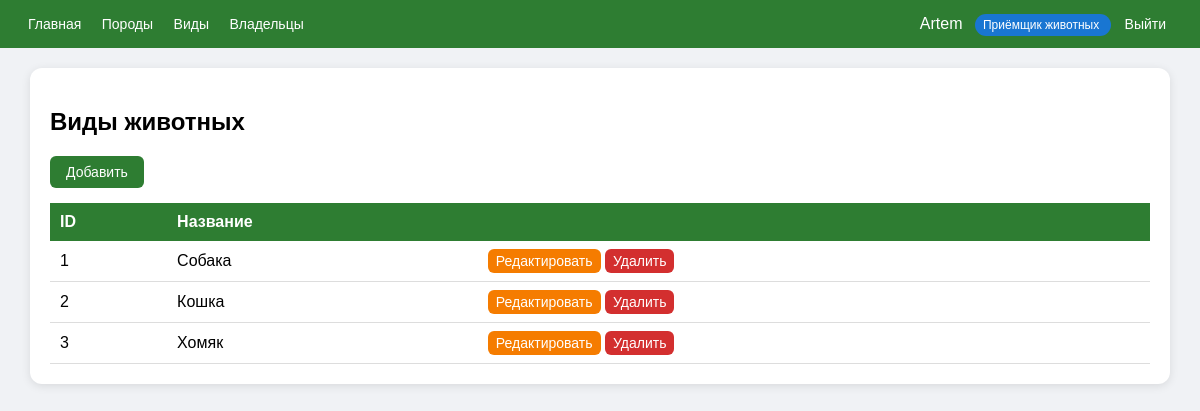
The app's page /species/ (signed in) with its own data.
### animals/models.py (models this page shows, shortened)
class UserProfile(models.Model):
    ROLE_CHOICES = [
        ('receiver', 'Приёмщик животных'),
        ('giver', 'Отдающий животных'),
    ]
    user = models.OneToOneField(
        User,
        on_delete=models.CASCADE,
        related_name='profile'
    )
    role = models.CharField(
        max_length=20,
        choices=ROLE_CHOICES,
        default='receiver',
        verbose_name="Роль"
    )
    phone = models.CharField(max_length=20, blank=True, verbose_name="Телефон")
    class Meta:
        verbose_name = "Профиль пользователя"
        verbose_name_plural = "Профили пользователей"

class Species(models.Model):
    name = models.CharField(max_length=100, verbose_name="Название вида")
    class Meta:
        verbose_name = "Вид"
        verbose_name_plural = "Виды"

### animals/views.py (the view)
# urls.py: path('species/', views.SpeciesListView.as_view(), name='species_list'),
class SpeciesListView(LoginRequiredMixin, ReceiverRequiredMixin, ListView):
    model = Species
    template_name = 'animals/species_list.html'
    context_object_name = 'species'

### animals/views.py (called while the page is built)
    def test_func(self):
        return self.request.user.is_authenticated and self.request.user.profile.role == 'receiver'

### animals/templates/animals/species_list.html
{% extends 'base.html' %}
{% block content %}
<h2>Виды животных</h2>
<a href="{% url 'species_create' %}" class="btn">Добавить</a>
<table>
    <thead><tr><th>ID</th><th>Название</th><th></th></tr></thead>
    <tbody>
        {% for s in species %}
        <tr>
            <td>{{ s.id }}</td>
            <td>{{ s.name }}</td>
            <td>
                <a href="{% url 'species_update' s.pk %}" class="btn btn-orange" style="padding: 4px 8px;">Редактировать</a>
                <a href="{% url 'species_delete' s.pk %}" class="btn btn-red" style="padding: 4px 8px;">Удалить</a>
            </td>
        </tr>
        {% empty %}
        <tr><td colspan="3" style="text-align: center;">Нет видов</td></tr>
        {% endfor %}
    </tbody>
</table>
{% endblock %}

### animals/templates/base.html (shortened to what this page needs)
<!DOCTYPE html>
<html>
<head>
</head>
<body>
    <div class="header">
        <div>
            <a href="/">Главная</a>
            {% if user.is_authenticated and user.profile.role == 'receiver' %}
                <a href="{% url 'breed_list' %}">Породы</a>
                <a href="{% url 'species_list' %}">Виды</a>
                <a href="{% url 'owner_list' %}">Владельцы</a>
            {% endif %}
        </div>
        <div>
            {% if user.is_authenticated %}
                {{ user.username }}
                <span class="badge {% if user.profile.role == 'giver' %}badge-giver{% endif %}">
                    {{ user.profile.get_role_display }}
                </span>
                <form method="post" action="{% url 'logout' %}" style="display: inline;">
                    <button>Выйти</button>
                </form>
            {% else %}
                <a href="{% url 'login' %}">Войти</a>
                <a href="{% url 'register' %}">Регистрация</a>
            {% endif %}
        </div>
    </div>
    <div class="container">
        {% block content %}{% endblock %}
    </div>
</body>
</html>

### animals/templates/base.html (style rules this page uses)
body { font-family: Arial, sans-serif; margin: 0; background: #f0f2f5; }
.header { background: #2e7d32; color: white; padding: 15px 20px; display: flex; justify-content: space-between; align-items: center; flex-wrap: wrap; }
.header a, .header button { color: white; text-decoration: none; margin: 0 8px; background: none; border: none; cursor: pointer; font-size: 14px; }
.container { max-width: 1100px; margin: 20px auto; background: white; padding: 20px; border-radius: 12px; box-shadow: 0 2px 10px rgba(0,0,0,0.1); }
.btn { display: inline-block; background: #2e7d32; color: white; padding: 8px 16px; border-radius: 6px; text-decoration: none; border: none; cursor: pointer; font-size: 14px; }
.btn-red { background: #d32f2f; }
.btn-orange { background: #f57c00; }
table { width: 100%; border-collapse: collapse; margin-top: 15px; }
th { background: #2e7d32; color: white; padding: 10px; text-align: left; }
td { padding: 8px 10px; border-bottom: 1px solid #ddd; }
.badge { background: #1976d2; padding: 4px 8px; border-radius: 12px; font-size: 12px; margin-left: 8px; }

### records on screen
Species: id "1", name "Собака"
Species: id "2", name "Кошка"
Species: id "3", name "Хомяк"

### other values on screen
{{ user.username }} "Artem"
{{ user.profile.get_role_display }} "Приёмщик животных"
